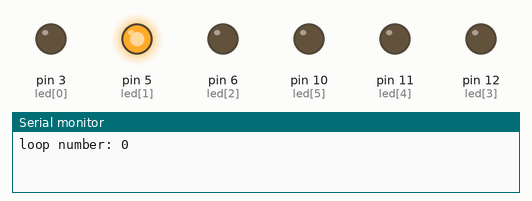
Bench run of a sketch on a simulated Arduino Uno, built with avr-gcc and run on an emulated ATmega328P. Parts: output pins drawn as LEDs (lit = HIGH), the last lines printed to the serial monitor.

Above: at 0.25 s.
At 0.65 s:
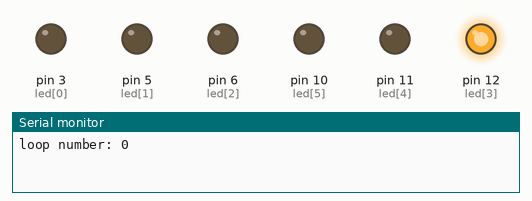
At 1.25 s:
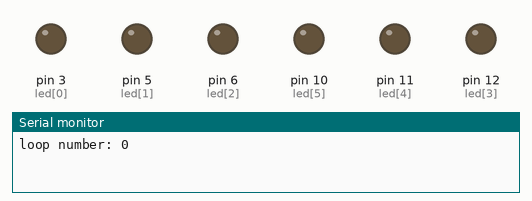
At 2.8 s:
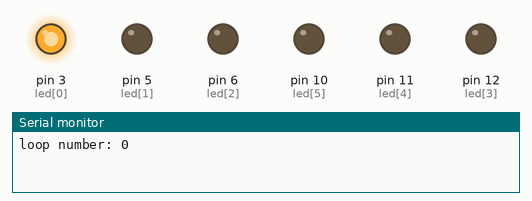
At 3.85 s:
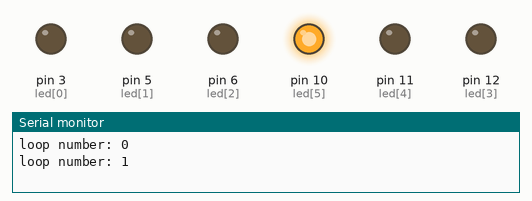
At 4.9 s:
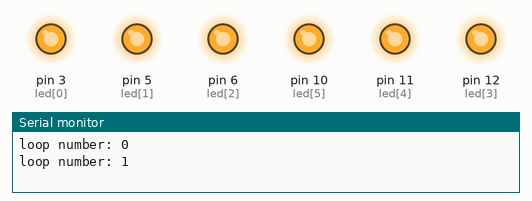
Timing chart, 0 to 6.4 s (numbered marks = the images above):
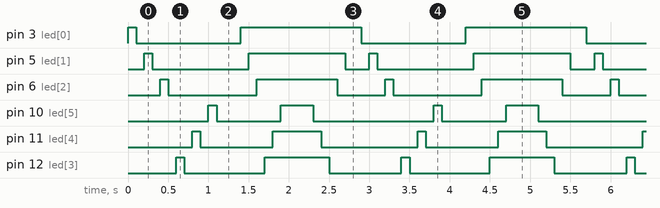

The sketch:

_noiseLEDs.ino
```cpp
int ctr = 0;
int led[6] = {
  3, 5, 6, 12, 11, 10};

void setup(){
  for (int i=0; i<7; i++){
    pinMode(led[i], OUTPUT);
  }
  Serial.begin(9600);
}

void loop(){
  Serial.print("loop number: ");
  Serial.println(ctr);
  ctr++;
  for(int i=0; i<7; i++){
    digitalWrite(led[i], HIGH);
    delay(100);
    digitalWrite(led[i], LOW);
    delay(100);
  }

  for(int i=0; i<7; i++){
    digitalWrite(led[i], LOW);
  }

  for(int i=0; i<7; i++){
    digitalWrite(led[i], HIGH);
    delay(100);
  }

  for(int i=7; i>0; i--){
    digitalWrite(led[i], LOW);
    delay(100);
  }
}
```

Measured:
- by itself, pin 3 (led[0]): repeats every 2.8 s: LOW 1.3 s, HIGH 1.5 s
- by itself, pin 5 (led[1]): repeats every 2.8 s: LOW 1.2 s, HIGH 1.2 s, LOW 0.30 s, HIGH 0.10 s
- by itself, pin 6 (led[2]): repeats every 2.8 s: LOW 1.1 s, HIGH 1.0 s, LOW 0.60 s, HIGH 0.10 s
- by itself, pin 10 (led[5]): repeats every 2.8 s: LOW 0.80 s, HIGH 0.40 s, LOW 1.5 s, HIGH 0.10 s
- by itself, pin 11 (led[4]): repeats every 2.8 s: LOW 0.90 s, HIGH 0.60 s, LOW 1.2 s, HIGH 0.10 s
- by itself, pin 12 (led[3]): repeats every 2.8 s: LOW 1.0 s, HIGH 0.80 s, LOW 0.90 s, HIGH 0.10 s
